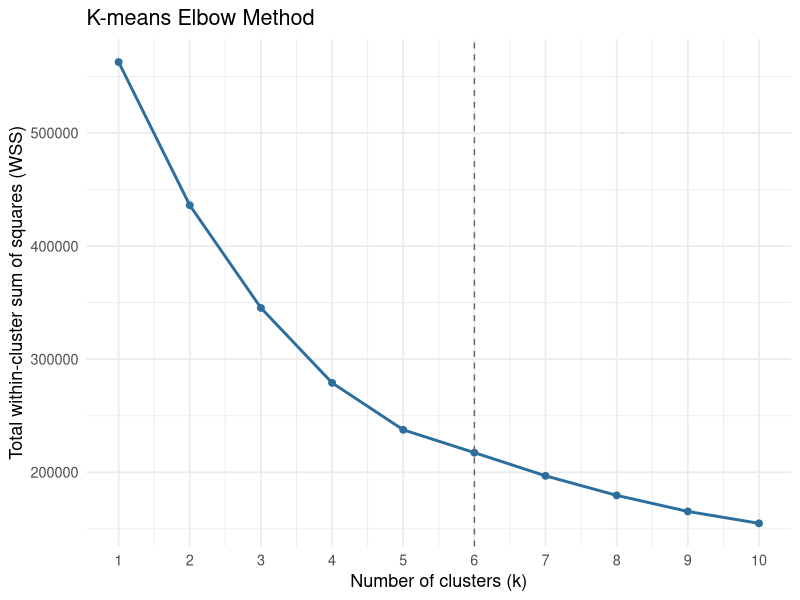

The R script that drew this image: (Note: this script raises an error after producing the figure.)
#' ---
#' title: "BDAT602 Project -- Task 2: Customer Risk Segmentation via Cluster Analysis"
#' subtitle: "Data Generation, Variable Selection, Cleaning, Preprocessing, and Clustering"
#' author: "BDAT602 Group Project"
#' date: "`r format(Sys.Date(), '%d %B %Y')`"
#' output:
#'   html_document:
#'     toc: true
#'     toc_depth: 3
#'     toc_float: true
#'     number_sections: true
#'     theme: flatly
#' ---
#' 
## ----setup, include=FALSE-----------------------------------------------------
knitr::opts_chunk$set(echo = TRUE, message = FALSE, warning = FALSE,
                       fig.width = 7.5, fig.height = 5, dpi = 150)
options(scipen = 999)

#' 
#' # Data Generation
#' 
#' The simulated retail banking dataset (~100,000 customers) is generated by the function below,
#' supplied for the project. It produces demographic, product-holding, transaction, credit-risk,
#' and engagement variables, together with a set of intentionally embedded data-quality issues
#' (missing values, outliers/entry errors, inconsistent labels, and duplicate rows) that are
#' identified and corrected in Section 3.
#' 
## ----data-generation-function-------------------------------------------------
suppressMessages({
  library(dplyr)
  library(lubridate)
})

simulate_bdat602_project <- function(n = 100000, seed = 602) {
  set.seed(seed)

  # -- SECTION 1: IDENTIFIERS ---------------------------------------------
  customer_id   <- 1:n
  branch_id     <- sample(1:300, n, replace = TRUE)
  relationship_manager_id <- sample(1:800, n, replace = TRUE)
  account_open_date <- as.Date("2024-12-31") -
    days(round(rlnorm(n, meanlog = 6.5, sdlog = 1.0)))

  # -- SECTION 2: DEMOGRAPHICS --------------------------------------------
  age <- pmax(18, pmin(85, round(rnorm(n, mean = 41, sd = 13))))

  gender <- sample(c("Male", "Female", "Other"), n, replace = TRUE,
                    prob = c(0.48, 0.50, 0.02))

  region <- sample(
    c("Greater Accra", "Ashanti", "Western", "Eastern",
      "Northern", "Volta", "Central", "Bono"),
    n, replace = TRUE,
    prob = c(0.30, 0.20, 0.12, 0.10, 0.10, 0.08, 0.06, 0.04)
  )

  education <- sample(
    c("None", "Primary", "Secondary", "Tertiary", "Postgraduate"),
    n, replace = TRUE,
    prob = c(0.04, 0.12, 0.32, 0.38, 0.14)
  )

  employment_status <- sample(
    c("Salaried", "Self-Employed", "Business Owner", "Student", "Unemployed", "Retired"),
    n, replace = TRUE,
    prob = c(0.42, 0.20, 0.13, 0.08, 0.07, 0.10)
  )

  marital_status <- sample(
    c("Single", "Married", "Divorced", "Widowed"),
    n, replace = TRUE,
    prob = c(0.42, 0.45, 0.08, 0.05)
  )

  dependents <- pmax(0, round(rpois(n, lambda = ifelse(
    marital_status == "Married", 2.0, 0.5
  ))))

  base_income <- case_when(
    education == "None"          ~  600,
    education == "Primary"       ~ 1000,
    education == "Secondary"     ~ 2200,
    education == "Tertiary"      ~ 4500,
    education == "Postgraduate"  ~ 8000,
    TRUE ~ 2200
  )

  monthly_income <- round(
    base_income *
      case_when(
        employment_status == "Salaried"       ~ 1.00,
        employment_status == "Self-Employed"  ~ 1.15,
        employment_status == "Business Owner" ~ 1.45,
        employment_status == "Student"        ~ 0.25,
        employment_status == "Unemployed"     ~ 0.15,
        employment_status == "Retired"        ~ 0.65,
        TRUE ~ 1.00
      ) *
      ifelse(region %in% c("Greater Accra", "Ashanti"), 1.30, 1.00) *
      rlnorm(n, meanlog = 0, sdlog = 0.40),
    2
  )

  # -- SECTION 3: ACCOUNT & PRODUCT HOLDINGS ------------------------------
  account_type <- sample(
    c("Basic", "Standard", "Premium", "Private Banking"),
    n, replace = TRUE,
    prob = c(0.40, 0.35, 0.18, 0.07)
  )

  has_savings_account <- rbinom(n, 1, prob = 0.95)

  has_current_account <- rbinom(n, 1, prob = plogis(
    -1.0 + 0.9 * (account_type %in% c("Standard","Premium","Private Banking")) +
      0.3 * (employment_status %in% c("Salaried","Business Owner"))
  ))

  has_fixed_deposit <- rbinom(n, 1, prob = plogis(
    -2.0 + 0.7 * (account_type %in% c("Premium","Private Banking")) +
      0.5 * (log1p(monthly_income) > 8)
  ))

  has_credit_card <- rbinom(n, 1, prob = plogis(
    -2.2 + 1.0 * (account_type %in% c("Standard","Premium","Private Banking")) +
      0.4 * (employment_status == "Salaried") +
      0.3 * (age > 28)
  ))

  has_personal_loan <- rbinom(n, 1, prob = plogis(
    -2.0 + 0.5 * (employment_status %in% c("Salaried","Business Owner")) +
      0.3 * (dependents > 1) -
      0.4 * (account_type == "Private Banking")
  ))

  has_mortgage <- rbinom(n, 1, prob = plogis(
    -3.5 + 0.8 * (age > 30 & age < 60) +
      0.6 * (log1p(monthly_income) > 8.5) +
      0.5 * (marital_status == "Married")
  ))

  has_investment_account <- rbinom(n, 1, prob = plogis(
    -2.5 + 1.0 * (account_type %in% c("Premium","Private Banking")) +
      0.5 * (education %in% c("Tertiary","Postgraduate"))
  ))

  has_insurance_product <- rbinom(n, 1, prob = plogis(
    -1.8 + 0.5 * (has_mortgage == 1) +
      0.4 * (dependents > 0) +
      0.3 * (account_type != "Basic")
  ))

  has_mobile_banking <- rbinom(n, 1, prob = plogis(
    -0.5 + 0.6 * (age < 45) +
      0.4 * (education %in% c("Tertiary","Postgraduate")) +
      0.3 * (region %in% c("Greater Accra","Ashanti"))
  ))

  has_overdraft_facility <- rbinom(n, 1, prob = plogis(
    -2.5 + 0.7 * (account_type %in% c("Premium","Private Banking")) +
      0.4 * (employment_status == "Business Owner")
  ))

  # -- SECTION 4: BALANCES AND TRANSACTIONS -------------------------------
  savings_balance <- round(
    pmax(0, monthly_income) *
      runif(n, 0.5, 8) *
      case_when(
        account_type == "Basic"           ~ 0.4,
        account_type == "Standard"        ~ 1.0,
        account_type == "Premium"         ~ 2.5,
        account_type == "Private Banking" ~ 6.0,
        TRUE ~ 1.0
      ) *
      rlnorm(n, 0, 0.6),
    2
  )

  current_balance <- ifelse(
    has_current_account == 1,
    round(monthly_income * runif(n, 0.2, 2.0) * rlnorm(n, 0, 0.5), 2),
    0
  )

  avg_monthly_transactions <- rpois(n, lambda = pmax(1,
                                                      3 + 0.002 * monthly_income +
                                                        5 * has_mobile_banking +
                                                        3 * (account_type %in% c("Premium","Private Banking"))
  ))

  avg_transaction_value <- round(
    pmax(5, monthly_income / pmax(1, avg_monthly_transactions) *
           rlnorm(n, 0, 0.4)),
    2
  )

  atm_withdrawals_monthly <- rpois(n, lambda = pmax(0.2,
                                                     4 - 1.5 * has_mobile_banking + 0.5 * (age > 50)
  ))

  online_transactions_monthly <- rpois(n, lambda = pmax(0,
                                                         2 + 8 * has_mobile_banking +
                                                           0.001 * monthly_income -
                                                           0.05 * age
  ))

  international_transactions_yearly <- rpois(n, lambda = pmax(0,
                                                               0.2 + 0.0008 * monthly_income +
                                                                 1.5 * (account_type %in% c("Premium","Private Banking"))
  ))

  overdraft_usage_yearly <- ifelse(
    has_overdraft_facility == 1,
    rpois(n, lambda = pmax(0, 2 + 0.3 * (employment_status=="Business Owner"))),
    0
  )

  # -- SECTION 5: CREDIT & RISK PROFILE ------------------------------------
  credit_score_base <- 650 +
    1.5 * (log1p(monthly_income) - 7) * 20 +
    0.3 * age -
    30 * has_overdraft_facility -
    15 * overdraft_usage_yearly +
    rnorm(n, 0, 40)

  credit_score <- round(pmax(300, pmin(850, credit_score_base)))

  num_active_loans <- has_personal_loan + has_mortgage +
    rbinom(n, 1, prob = plogis(-2 + 0.3*(employment_status=="Business Owner")))

  total_outstanding_debt <- round(
    pmax(0,
         has_personal_loan * runif(n, 500, 15000) +
           has_mortgage      * runif(n, 20000, 250000) +
           has_overdraft_facility * overdraft_usage_yearly * runif(n, 100, 2000)
    ),
    2
  )

  debt_to_income_ratio <- round(
    total_outstanding_debt / pmax(1, monthly_income * 12),
    3
  )

  num_missed_payments <- rpois(n, lambda = pmax(0,
                                                0.3 + 0.02 * debt_to_income_ratio * 10 -
                                                  0.005 * (credit_score - 600)
  ))

  default_prob <- plogis(
    -3.0 +
      0.04 * num_missed_payments +
      1.5  * (debt_to_income_ratio > 0.5) -
      0.01 * (credit_score - 600) +
      0.3  * (employment_status %in% c("Unemployed","Student"))
  )
  loan_default_flag <- rbinom(n, 1, prob = pmin(default_prob, 0.6))

  # -- SECTION 6: CUSTOMER BEHAVIOUR & ENGAGEMENT --------------------------
  tenure_years <- round(as.numeric(as.Date("2024-12-31") - account_open_date) / 365.25, 2)

  satisfaction_score <- pmin(10, pmax(1, round(
    7.0 -
      0.5 * num_missed_payments +
      0.3 * has_mobile_banking +
      0.2 * (account_type %in% c("Premium","Private Banking")) +
      rnorm(n, 0, 1.5)
  )))

  branch_visits_yearly <- rpois(n, lambda = pmax(0,
                                                 6 - 4 * has_mobile_banking + 0.05 * age
  ))

  num_complaints <- rpois(n, lambda = pmax(0,
                                           0.2 + 0.3 * num_missed_payments +
                                             0.4 * (satisfaction_score < 4)
  ))

  churn_prob <- plogis(
    -2.0 -
      0.3 * (satisfaction_score - 5) +
      0.2 * num_complaints -
      0.3 * has_mobile_banking -
      0.05 * tenure_years +
      0.2 * (account_type == "Basic")
  )
  churned <- rbinom(n, 1, prob = pmin(churn_prob, 0.7))

  # -- SECTION 7: FREE-TEXT FEEDBACK ---------------------------------------
  feedback_templates <- c(
    "The mobile app keeps crashing whenever I try to make a transfer.",
    "My loan application took far too long to be approved.",
    "Customer service at the branch was excellent and very helpful.",
    "I was charged a fee I did not understand on my statement.",
    "The new online banking interface is confusing to navigate.",
    "Staff at the branch were rude and unprofessional during my visit.",
    "I appreciate the quick response when I reported a lost card.",
    "Interest rates on savings accounts are too low compared to competitors.",
    "The ATM near my home is frequently out of cash.",
    "Setting up the fixed deposit was smooth and well explained.",
    "I have been waiting for a refund on a failed transaction for weeks.",
    "The credit card application process was straightforward and fast.",
    "There is no clear information about overdraft charges.",
    "I love the new budgeting feature in the mobile app.",
    "My relationship manager rarely responds to my emails."
  )

  customer_feedback <- sample(feedback_templates, n, replace = TRUE)
  customer_feedback[sample(1:n, size = round(n * 0.15))] <- NA_character_

  # -- SECTION 8: INTENTIONAL DATA QUALITY ISSUES --------------------------
  monthly_income[sample(1:n, size = round(n * 0.06))] <- NA_real_
  credit_score[sample(1:n, size = round(n * 0.04))] <- NA_real_
  dependents[sample(1:n, size = round(n * 0.03))] <- NA_integer_
  satisfaction_score[sample(1:n, size = round(n * 0.05))] <- NA_real_

  age[sample(1:n, size = round(n * 0.001))] <- sample(c(1, 5, 130, 150), round(n*0.001), replace = TRUE)
  monthly_income[sample(1:n, size = round(n * 0.001))] <- sample(c(0, -500, 5000000), round(n*0.001), replace = TRUE)
  savings_balance[sample(1:n, size = round(n * 0.0015))] <-
    savings_balance[sample(1:n, size = round(n * 0.0015))] * 1000
  debt_to_income_ratio[sample(1:n, size = round(n * 0.0008))] <- -abs(
    debt_to_income_ratio[sample(1:n, size = round(n * 0.0008))]
  )

  gender_messy <- gender
  messy_idx <- sample(1:n, size = round(n * 0.02))
  gender_messy[messy_idx] <- case_when(
    gender_messy[messy_idx] == "Male"   ~ sample(c("male","MALE","M"), length(messy_idx), replace=TRUE),
    gender_messy[messy_idx] == "Female" ~ sample(c("female","FEMALE","F"), length(messy_idx), replace=TRUE),
    TRUE ~ gender_messy[messy_idx]
  )

  region_messy <- region
  messy_idx2 <- sample(1:n, size = round(n * 0.015))
  region_messy[messy_idx2] <- trimws(paste0(" ", region_messy[messy_idx2], "  "))

  bad_date_idx <- sample(1:n, size = round(n * 0.0005))
  account_open_date[bad_date_idx] <- as.Date("2026-01-01") + days(sample(1:300, length(bad_date_idx), replace=TRUE))

  # -- ASSEMBLE FINAL DATA FRAME --------------------------------------------
  df <- data.frame(
    customer_id, branch_id, relationship_manager_id, account_open_date,
    age, gender = gender_messy, region = region_messy, education,
    employment_status, marital_status, dependents, monthly_income,
    account_type, has_savings_account, has_current_account, has_fixed_deposit,
    has_credit_card, has_personal_loan, has_mortgage, has_investment_account,
    has_insurance_product, has_mobile_banking, has_overdraft_facility,
    savings_balance, current_balance, avg_monthly_transactions,
    avg_transaction_value, atm_withdrawals_monthly, online_transactions_monthly,
    international_transactions_yearly, overdraft_usage_yearly,
    credit_score, num_active_loans, total_outstanding_debt,
    debt_to_income_ratio, num_missed_payments, loan_default_flag,
    tenure_years, satisfaction_score, branch_visits_yearly, num_complaints,
    churned, customer_feedback,
    stringsAsFactors = FALSE
  )

  dup_idx <- sample(1:nrow(df), size = round(nrow(df) * 0.003))
  df <- bind_rows(df, df[dup_idx, ])

  return(df)
}

df_raw <- simulate_bdat602_project(n = 100000, seed = 602)
cat("Generated dataset:", nrow(df_raw), "rows x", ncol(df_raw), "columns\n")

#' 
#' # Variable Selection
#' 
#' **(a) Segmentation problem.** This task investigates how retail banking customers can be
#' grouped into distinct **risk profiles** -- e.g. low-risk, financially stable customers versus
#' high-risk, over-leveraged or delinquency-prone customers -- so the bank can differentiate credit
#' exposure management, pricing, and collections strategies across segments.
#' 
#' **(b) Selected variables.** The cluster analysis draws on `monthly_income`, `savings_balance`,
#' `current_balance`, `credit_score`, `num_active_loans`, `total_outstanding_debt`,
#' `debt_to_income_ratio`, `num_missed_payments`, and `overdraft_usage_yearly`. Jointly these
#' capture three complementary dimensions of risk: (i) **repayment capacity** (income, savings and
#' current balances as buffers against shocks), (ii) **leverage** (outstanding debt, DTI, number of
#' active loans), and (iii) **repayment behaviour** (missed payments, overdraft usage, credit score
#' as a composite behavioural summary).
#' 
#' **(c) Excluded alternatives.** Demographic fields (age, gender, education, region, marital
#' status) were excluded as they are not direct financial-risk indicators and raise
#' proxy-discrimination concerns. Identifiers (`customer_id`, `branch_id`,
#' `relationship_manager_id`) were dropped as meaningless for clustering. Engagement/service
#' variables (`satisfaction_score`, `branch_visits_yearly`, `num_complaints`, `churned`,
#' `has_mobile_banking`) were excluded as they reflect service experience rather than credit risk.
#' `loan_default_flag` was excluded because it is the eventual supervised target and its inclusion
#' would leak the outcome into an unsupervised risk-clustering exercise.
#' 
#' **(d) Correlation-based exclusions.** `has_personal_loan` and `has_mortgage` were dropped
#' because they are already summarised in `num_active_loans`. `avg_transaction_value` and
#' `avg_monthly_transactions` were excluded as they correlate strongly with `monthly_income` and
#' mainly reflect channel activity rather than risk.
#' 
## ----select-vars--------------------------------------------------------------
clust_vars <- c("customer_id","monthly_income","savings_balance","current_balance",
                 "credit_score","num_active_loans","total_outstanding_debt",
                 "debt_to_income_ratio","num_missed_payments","overdraft_usage_yearly")

df <- df_raw

#' 
#' # Data Cleaning
#' 
#' ## Inspect data quality issues
#' 
## ----inspect-issues-----------------------------------------------------------
cat("=== Missing values ===\n")
print(sapply(df[clust_vars], function(x) sum(is.na(x))))

cat("\n=== Duplicate rows ===\n")
cat("Total rows:", nrow(df), " Unique customer_id:", length(unique(df$customer_id)), "\n")
cat("Fully duplicated rows:", sum(duplicated(df)), "\n")

cat("\n=== Implausible values ===\n")
cat("monthly_income <= 0 or > 30,000:",
    sum(df$monthly_income <= 0 | df$monthly_income > 30000, na.rm = TRUE), "\n")
cat("debt_to_income_ratio < 0:", sum(df$debt_to_income_ratio < 0, na.rm = TRUE), "\n")
cat("savings_balance > 99.5th percentile cap candidates:",
    sum(df$savings_balance > quantile(df$savings_balance, 0.995, na.rm = TRUE)), "\n")

#' 
#' ## Issue 1 -- Exact duplicate records
#' 
#' 300 fully duplicated rows (0.3%) are present, from a data-integration duplication step.
#' **Fix:** removed via `distinct()`. Deduplication is unambiguous here since the rows are
#' byte-for-byte identical, so removal loses no information and introduces no bias.
#' 
## ----clean-duplicates---------------------------------------------------------
n_dup <- sum(duplicated(df))
df <- df %>% distinct()
cat(sprintf("Removed %d exact duplicate rows -> %d rows remain\n", n_dup, nrow(df)))

#' 
#' ## Issue 2 -- Implausible / impossible values (data entry errors)
#' 
#' - `monthly_income`: non-positive values and an implausible extreme spike (up to 5,000,000).
#'   Recoded to `NA` (handled with the genuine missing values in Issue 3).
#' - `debt_to_income_ratio`: negative ratios are mathematically impossible -- corrected via
#'   `abs()`, which exactly reverses the sign-flip entry error.
#' - `savings_balance`: "extra zero" entry errors (~1000x inflation) -- winsorised (capped) at the
#'   99.5th percentile rather than deleted, preserving the record while preventing a handful of
#'   rows from dominating distance-based clustering.
#' 
## ----clean-implausible--------------------------------------------------------
n_income_bad <- sum(df$monthly_income <= 0 | df$monthly_income > 30000, na.rm = TRUE)
df$monthly_income[df$monthly_income <= 0] <- NA
df$monthly_income[df$monthly_income > 30000] <- NA
cat(sprintf("Recoded %d implausible monthly_income values to NA\n", n_income_bad))

n_dti_neg <- sum(df$debt_to_income_ratio < 0, na.rm = TRUE)
df$debt_to_income_ratio <- abs(df$debt_to_income_ratio)
cat(sprintf("Corrected %d negative debt_to_income_ratio values via abs()\n", n_dti_neg))

sb_cap <- as.numeric(quantile(df$savings_balance, 0.995, na.rm = TRUE))
n_sb_out <- sum(df$savings_balance > sb_cap, na.rm = TRUE)
df$savings_balance <- pmin(df$savings_balance, sb_cap)
cat(sprintf("Winsorised %d extreme savings_balance values to the 99.5%% cap (%.0f)\n",
            n_sb_out, sb_cap))

#' 
#' ## Issue 3 -- Missing values
#' 
#' `monthly_income` (~6%) and `credit_score` (~4%) contain missing values. **Fix:** median
#' imputation, with a `*_was_missing` flag retained for each. Listwise deletion would discard
#' ~10% of customers and could bias segments if missingness relates to customer type; mean
#' imputation was rejected because both variables are heavily right-skewed, so the median better
#' represents a "typical" customer. The missingness flags preserve the information that a value
#' was imputed.
#' 
## ----clean-missing------------------------------------------------------------
n_miss_income <- sum(is.na(df$monthly_income))
n_miss_credit <- sum(is.na(df$credit_score))

df$income_was_missing <- as.integer(is.na(df$monthly_income))
df$credit_was_missing <- as.integer(is.na(df$credit_score))

df$monthly_income[is.na(df$monthly_income)] <- median(df$monthly_income, na.rm = TRUE)
df$credit_score[is.na(df$credit_score)]     <- median(df$credit_score, na.rm = TRUE)

cat(sprintf("Median-imputed %d missing monthly_income and %d missing credit_score values\n",
            n_miss_income, n_miss_credit))

cat("\nRemaining NAs in clustering variables:\n")
print(sapply(df[clust_vars], function(x) sum(is.na(x))))

#' 
#' # Preprocessing
#' 
#' Skewness is assessed empirically to choose an appropriate transform/scaling method per variable.
#' 
## ----skew-function------------------------------------------------------------
skew <- function(x){ m <- mean(x); s <- sd(x); mean((x - m)^3) / s^3 }

#' 
#' ## Group A -- highly right-skewed monetary variables: log1p + Z-score
#' 
## ----preprocess-log-----------------------------------------------------------
log_vars <- c("monthly_income","savings_balance","current_balance",
              "total_outstanding_debt","debt_to_income_ratio")

cat("Skewness BEFORE log transform:\n")
for (v in log_vars) cat(sprintf("  %-25s %.2f\n", v, skew(df[[v]])))

for (v in log_vars) df[[paste0(v, "_log")]] <- log1p(df[[v]])

cat("\nSkewness AFTER log1p transform:\n")
for (v in log_vars) cat(sprintf("  %-25s %.2f\n", v, skew(df[[paste0(v,"_log")]])))

z_scale <- function(x) as.numeric(scale(x))

#' 
#' All five monetary variables were strongly right-skewed (skew up to 25.6), which would let a
#' handful of wealthy customers dominate Euclidean-distance-based clustering. Log-transforming
#' compresses the tail, and Z-scoring afterward puts all five on a comparable variance scale.
#' (`debt_to_income_ratio` and `total_outstanding_debt` retain moderate residual skew even after
#' logging -- a structural zero-inflation issue, since many customers hold no debt at all, not
#' something a transform alone fixes.)
#' 
#' ## Group B -- credit_score: robust scaling (median/IQR)
#' 
#' `credit_score` has a healthy, roughly symmetric spread with a non-zero IQR, so median/IQR
#' scaling works as intended and down-weights the small share of extreme low scores without being
#' distorted by them.
#' 
## ----preprocess-robust--------------------------------------------------------
robust_scale <- function(x) {
  med <- median(x); iqr <- IQR(x)
  (x - med) / iqr
}
cat("credit_score IQR:", IQR(df$credit_score), "\n")

#' 
#' ## Group C -- zero-inflated count variables: Min-Max normalisation
#' 
#' `num_active_loans`, `num_missed_payments`, and `overdraft_usage_yearly` are heavily
#' zero-inflated: their median AND IQR are both 0 (>=75% of customers have zero missed
#' payments/overdraft use), so median/IQR robust scaling is undefined in practice. Min-Max avoids
#' relying on a spread statistic and simply bounds each variable to [0,1].
#' 
## ----preprocess-minmax--------------------------------------------------------
minmax_vars <- c("num_active_loans","num_missed_payments","overdraft_usage_yearly")
minmax_scale <- function(x) (x - min(x)) / (max(x) - min(x))

for (v in c("num_active_loans","num_missed_payments","overdraft_usage_yearly")) {
  cat(v, " IQR:", IQR(df[[v]]), " MAD:", mad(df[[v]]), "\n")
}

#' 
#' ## Build final feature matrix
#' 
## ----build-features-----------------------------------------------------------
features <- data.frame(customer_id = df$customer_id)
for (v in log_vars) features[[paste0(v, "_z")]] <- z_scale(df[[paste0(v, "_log")]])
features[["credit_score_robust"]] <- robust_scale(df[["credit_score"]])
for (v in minmax_vars) features[[paste0(v, "_minmax")]] <- minmax_scale(df[[v]])

cat("Final feature matrix:", nrow(features), "rows x", ncol(features) - 1, "features\n")
str(features)

#' 
#' # Cluster Analysis
#' 
## ----cluster-setup------------------------------------------------------------
suppressMessages({
  library(cluster)
  library(dbscan)
  library(ggplot2)
})
X <- as.matrix(features[, -1])
set.seed(602)

#' 
#' ## K-means -- (a) Elbow method
#' 
## ----kmeans-elbow, cache=TRUE-------------------------------------------------
k_range <- 1:10
set.seed(602)
wss <- sapply(k_range, function(k) {
  km <- kmeans(X, centers = k, nstart = 10, iter.max = 50)
  km$tot.withinss
})
elbow_df <- data.frame(k = k_range, wss = wss)
elbow_df$pct_drop <- c(NA, round(100 * diff(-elbow_df$wss) / head(-elbow_df$wss, -1), 1))
print(elbow_df)

#' 
## ----elbow-plot---------------------------------------------------------------
ggplot(elbow_df, aes(k, wss)) +
  geom_line(color = "#2C6E9E", linewidth = 1) +
  geom_point(size = 2, color = "#2C6E9E") +
  geom_vline(xintercept = 6, linetype = "dashed", color = "grey40") +
  scale_x_continuous(breaks = 1:10) +
  labs(title = "K-means Elbow Method", x = "Number of clusters (k)",
       y = "Total within-cluster sum of squares (WSS)") +
  theme_minimal(base_size = 13)

#' 
#' The steep declines through k = 2-5 flatten out sharply from **k = 6 onward** -- the elbow sits
#' at k = 5 or 6.
#' 
#' ## K-means -- (b) Silhouette method
#' 
#' Computed on a random 8,000-customer sample (silhouette is O(n^2), infeasible on the full
#' 100,000 rows); cluster assignments themselves come from k-means fit on the **full** dataset.
#' 
## ----kmeans-silhouette, cache=TRUE--------------------------------------------
set.seed(602)
samp_idx <- sample(nrow(X), 8000)
Xs <- X[samp_idx, ]

sil_width <- sapply(2:10, function(k) {
  km <- kmeans(X, centers = k, nstart = 10, iter.max = 50)
  km_labels_sample <- km$cluster[samp_idx]
  ss <- silhouette(km_labels_sample, dist(Xs))
  mean(ss[, 3])
})
sil_df <- data.frame(k = 2:10, avg_silhouette = round(sil_width, 4))
print(sil_df)

#' 
## ----silhouette-plot----------------------------------------------------------
ggplot(sil_df, aes(k, avg_silhouette)) +
  geom_line(color = "#C24D2C", linewidth = 1) +
  geom_point(size = 2, color = "#C24D2C") +
  geom_vline(xintercept = 6, linetype = "dashed", color = "grey40") +
  scale_x_continuous(breaks = 2:10) +
  labs(title = "K-means Silhouette Method", x = "Number of clusters (k)",
       y = "Average silhouette width (sample n=8,000)") +
  theme_minimal(base_size = 13)

#' 
#' The global maximum is at k = 2 (0.293), but there is a clear local peak at **k = 6-7**
#' (0.286-0.288), after a dip at k = 3.
#' 
#' ## (c) Reconciling elbow vs. silhouette
#' 
#' k = 2 is statistically the tightest split but merely separates "low debt" from "high debt /
#' elevated DTI" customers -- too coarse for risk-based segmentation. **k = 6** sits at a local
#' silhouette peak nearly as high as the global maximum, and is exactly where the elbow's marginal
#' WSS gains flatten out. Profiling confirms k = 6 is business-meaningful, isolating a distinct
#' high-risk cluster. **Final choice: k = 6.**
#' 
## ----kmeans-final-------------------------------------------------------------
set.seed(602)
km6 <- kmeans(X, centers = 6, nstart = 10, iter.max = 50)
cat("Cluster sizes:\n")
print(table(km6$cluster))
cat("\nCluster centers (scaled features):\n")
print(round(km6$centers, 2))

#' 
#' ## Second clustering method: DBSCAN
#' 
#' **Why it complements K-means:** K-means assumes spherical, similarly-sized clusters and forces
#' every customer into one of k centroids -- genuine outliers get averaged into the nearest group,
#' diluting exactly the extreme-risk customers a risk-classification exercise needs to isolate.
#' DBSCAN makes no shape assumption and explicitly separates dense "normal" regions from sparse
#' outlier points, labelling the latter as **noise**.
#' 
#' `eps` was chosen from the k-distance elbow (minPts = 2 x dimensionality = 18):
#' 
## ----dbscan-eps-selection, cache=TRUE-----------------------------------------
minPts <- 2 * ncol(X)
kdist <- sort(kNNdist(X, k = minPts))
qs <- seq(0.85, 0.99, by = 0.02)
print(round(quantile(kdist, qs), 3))

#' 
## ----dbscan-final, cache=TRUE-------------------------------------------------
db <- dbscan(X, eps = 0.60, minPts = minPts)
cat("DBSCAN cluster sizes (0 = noise):\n")
print(table(db$cluster))

#' 
#' **Advantage for this data:** comparing DBSCAN's noise points against clustered points on the
#' raw (unscaled) risk variables shows the noise set is dramatically worse on every indicator
#' simultaneously -- DBSCAN surfaced this structure automatically, without being told to look for
#' "risky" customers.
#' 
## ----dbscan-profile-----------------------------------------------------------
noise_flag <- db$cluster == 0
compare_vars <- c("debt_to_income_ratio","total_outstanding_debt","num_missed_payments",
                   "overdraft_usage_yearly","credit_score","monthly_income")
for (v in compare_vars) {
  cat(sprintf("%-25s noise mean=%10.2f | clustered mean=%10.2f\n",
              v, mean(df[[v]][noise_flag]), mean(df[[v]][!noise_flag])))
}

#' 
#' ## Visual comparison (PCA projection)
#' 
## ----pca-plots, fig.width=8, fig.height=6-------------------------------------
set.seed(602)
pca <- prcomp(X, center = FALSE, scale. = FALSE)
var_exp <- round(100 * (pca$sdev^2 / sum(pca$sdev^2))[1:2], 1)

plot_df <- data.frame(PC1 = pca$x[,1], PC2 = pca$x[,2],
                        kmeans_cluster = factor(km6$cluster),
                        dbscan_cluster = factor(ifelse(db$cluster == 0, "Noise", db$cluster)))
plot_samp <- plot_df[sample(nrow(plot_df), 12000), ]

ggplot(plot_samp, aes(PC1, PC2, color = kmeans_cluster)) +
  geom_point(alpha = 0.4, size = 0.8) +
  labs(title = "K-means (k=6) clusters -- PCA projection",
       x = paste0("PC1 (", var_exp[1], "%)"), y = paste0("PC2 (", var_exp[2], "%)"),
       color = "Cluster") +
  theme_minimal(base_size = 13)

ggplot(plot_samp, aes(PC1, PC2, color = dbscan_cluster)) +
  geom_point(alpha = 0.4, size = 0.8) +
  scale_color_manual(values = c("1"="#2C6E9E","2"="#C24D2C","3"="#3A9E4D",
                                  "4"="#8E5EA2","5"="#D4A017","Noise"="grey70")) +
  labs(title = "DBSCAN clusters -- PCA projection (grey = noise/outliers)",
       x = paste0("PC1 (", var_exp[1], "%)"), y = paste0("PC2 (", var_exp[2], "%)"),
       color = "Cluster") +
  theme_minimal(base_size = 13)

#' 
#' ## Save final cluster assignments
#' 
## ----save-outputs-------------------------------------------------------------
assignments <- data.frame(
  customer_id = features$customer_id,
  kmeans_k6_cluster = km6$cluster,
  dbscan_cluster = db$cluster
)
write.csv(assignments, "final_cluster_assignments.csv", row.names = FALSE)
cat("Saved final_cluster_assignments.csv (", nrow(assignments), "rows)\n")

#' 
#' # Summary
#' 
#' - **Data generation** produced ~100,300 simulated customer records with realistic banking
#'   relationships and embedded data-quality issues.
#' - **Variable selection** focused on nine variables spanning repayment capacity, leverage, and
#'   repayment behaviour, chosen to serve a risk-segmentation business objective.
#' - **Cleaning** removed 300 exact duplicates, corrected implausible/impossible values in three
#'   variables, and median-imputed missing income and credit-score values (~10% combined).
#' - **Preprocessing** applied log1p + Z-score to skewed monetary variables, robust (median/IQR)
#'   scaling to credit score, and Min-Max scaling to zero-inflated count variables, based on
#'   empirically checked skewness and spread statistics.
#' - **K-means (k = 6)**, chosen by reconciling the elbow and silhouette diagnostics against
#'   business interpretability, produced six segments including a distinct high-risk group
#'   (~4% of customers, elevated DTI and missed payments).
#' - **DBSCAN** complemented K-means by isolating ~3.3% of customers as density-based outliers,
#'   who show sharply worse values on every raw risk indicator -- a segment K-means' centroid-based
#'   approach would otherwise average away.
